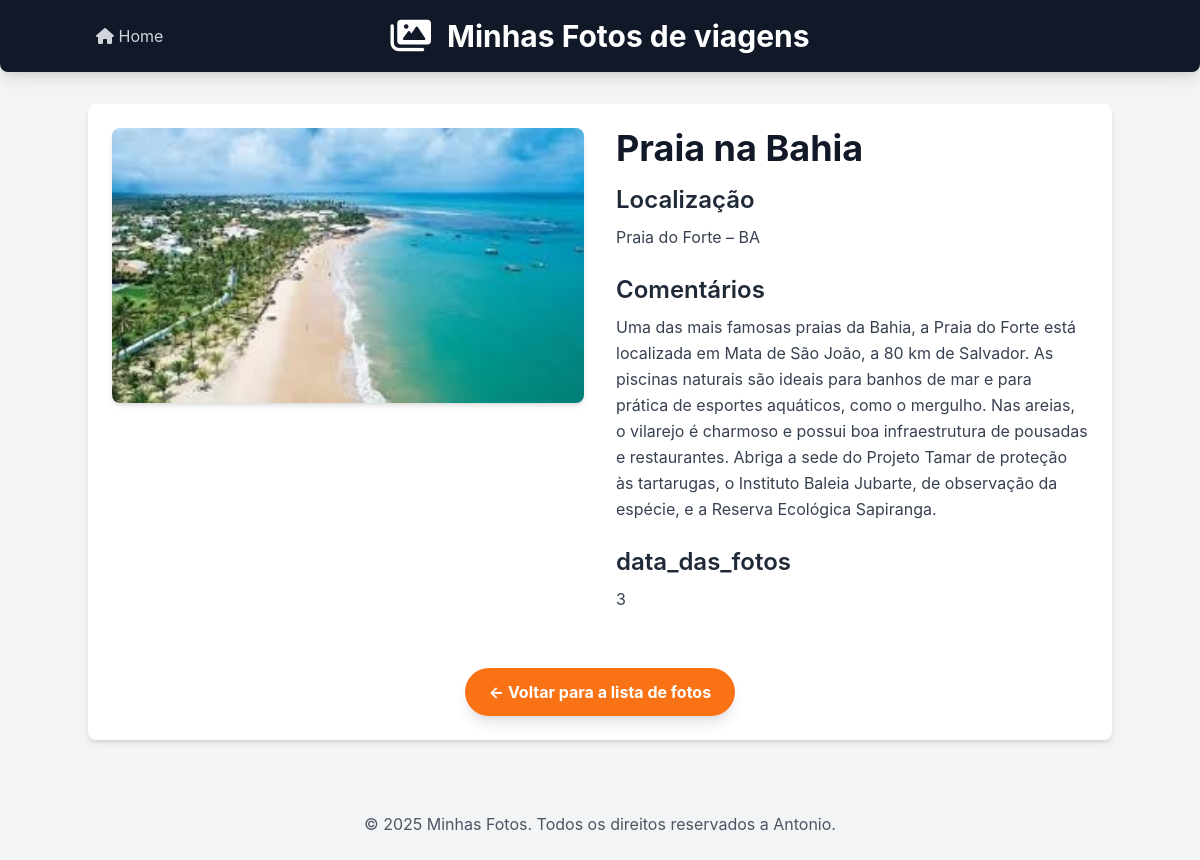
The page /galleries/galery/2/ on the database as committed earlier.
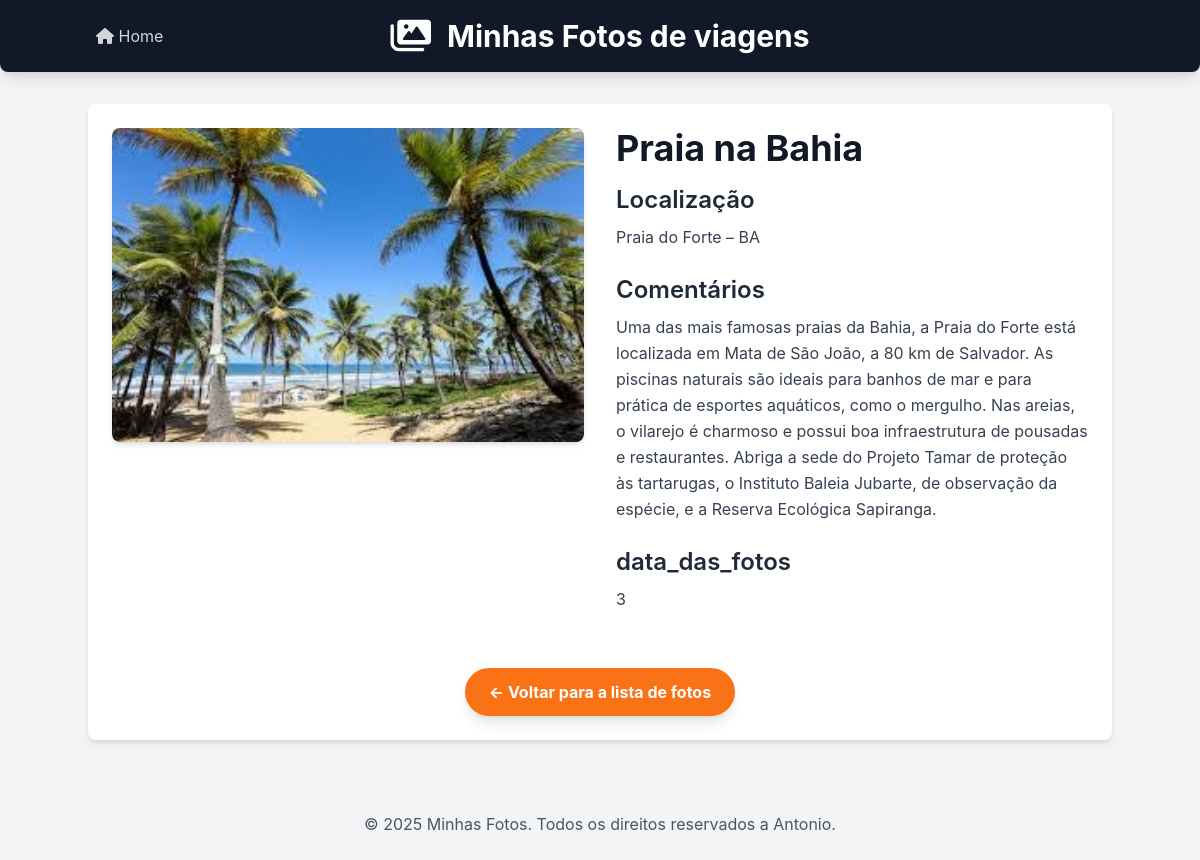
The same page on the database as committed later.
### galleries/models.py (models this page shows, shortened)
class Galery(models.Model):
    title = models.CharField(max_length=200)
    photo_location = models.TextField()
    comments = models.TextField()
    photo_period = models.IntegerField(help_text="Em dias")
    image = models.ImageField(upload_to='galleries/', blank=True, null=True)
    class Meta:
        verbose_name_plural = "galleries"

### galleries/views.py (the view)
# urls.py: path('galery/<int:id>/', views.galery_detail, name='galery_detail'),
def galery_detail(request, id):
        galery=get_object_or_404(Galery, pk=id)
        return render(request, 'galleries/galery_detail.html', {'galery': galery})

### galleries/templates/galleries/galery_detail.html (shortened to what this page needs)
{%extends 'galleries/base.html' %}
{% block content %}
        <div class="flex flex-col md:flex-row gap-8">
            {% if galery.image %}
            <div class="md:w-1/2">
                <img src="{{ galery.image.url }}" alt="[Imagem de {{ galery.title }}]" class="w-full h-auto object-cover rounded-lg shadow-md">
            </div>
            {% endif %}
            <div class="md:w-1/2">
                <h2 class="text-4xl font-bold text-gray-900 mb-4">{{ galery.title }}</h2>
                <h3 class="text-2xl font-semibold text-gray-800 mb-2">Localização</h3>
                <p class="text-gray-700 mb-6 leading-relaxed">{{ galery.photo_location }}</p>
                <h3 class="text-2xl font-semibold text-gray-800 mb-2">Comentários</h3>
                <p class="text-gray-700 mb-6 leading-relaxed whitespace-pre-wrap">{{ galery.comments}}</p>
                <h3 class="text-2xl font-semibold text-gray-800 mb-2">data_das_fotos</h3>
                <p class="text-gray-700 mb-6 leading-relaxed whitespace-pre-wrap">{{ galery.photo_period}}</p>
            </div>
        </div>
        <div class="mt-8 text-center">
            <a href="{%url 'home'%}" class="inline-block bg-orange-500 hover:bg-organge-600 text-white font-bold py-3 px-6 rounded-full transition duration-300 ease-in-out shadow-lg">
                &larr; Voltar para a lista de fotos
            </a>
        </div>
        {% endblock %}
<!--{% load static %}

Rows that differ between the two databases and show on the page:
changed Galery "Praia na Bahia": image: a different picture
